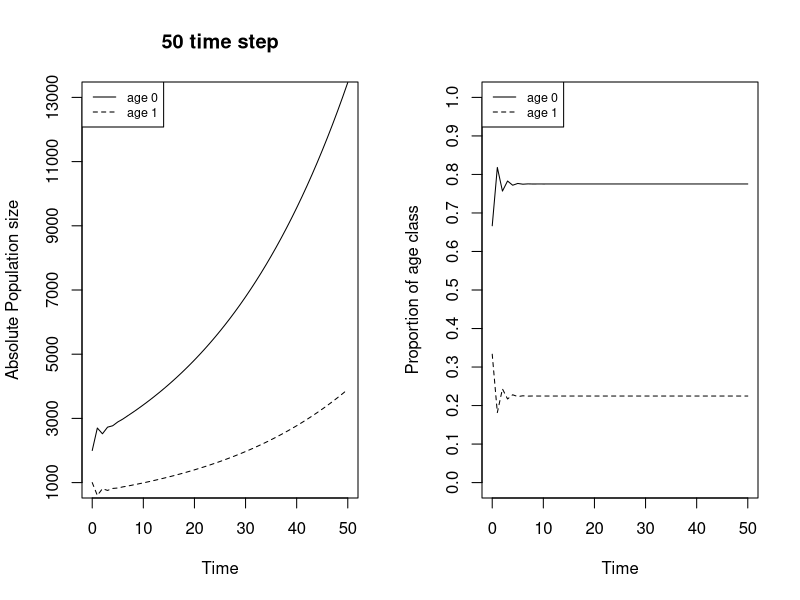
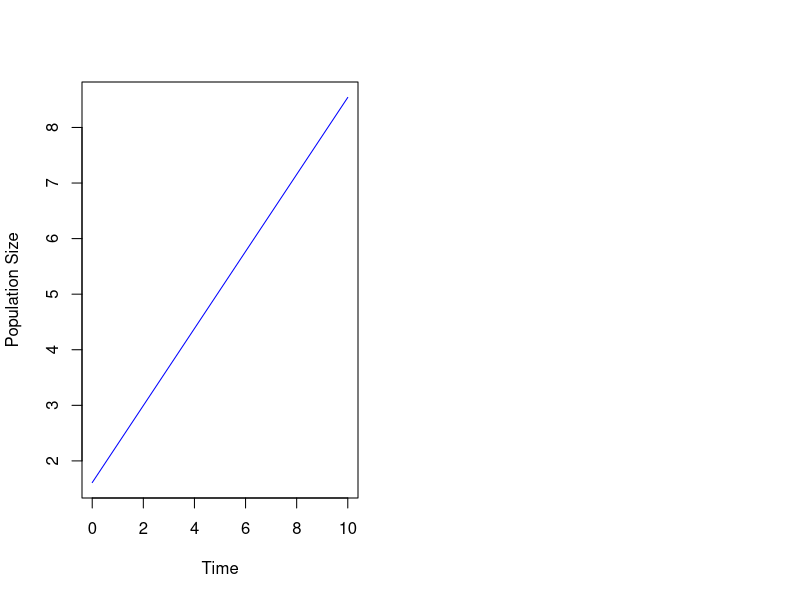

Write the R code that produced these figures, in order.
##Ecology problem set 2


#Eigenvalues and Eigenvectors

wombat_LM <- rbind(c(0.6, 1.5), c(0.3, 0)) #Leslie matrix
wombat_eigen <- eigen(wombat_LM)
wombat_eigen
#dominant eigen value
dom_ei_val <- wombat_eigen$values[1]
dom_ei_val
#stable age distribution
stable_age <- wombat_eigen$vectors[,1]/sum(wombat_eigen$vectors[,1]) #normalized
stable_age


###
n_2015 <- matrix(c(2000, 1000), nrow = 2, byrow = TRUE)
n_2016 <- wombat_LM %*% n_2015
n_2016


###
#proportion of pop growth 2067-2068
AA <- wombat_LM
tt <- 2067-2015
for (ii in 1:tt){
  AA <- wombat_LM %*% AA
}
n_2067 <- AA %*% n_2015
n_2067

tt <- 2068-2015
for (ii in 1:tt){
  AA <- wombat_LM %*% AA
}
n_2068 <- AA %*% n_2015
n_2068
sum(n_2068)/sum(n_2067)

#proportion of pop growth 2068-2069
tt <- 2069-2015
for (ii in 1:tt){
  AA <- wombat_LM %*% AA
}
n_2069 <- AA %*% n_2015
sum(n_2069)/sum(n_2068)



###
nn_0 <- n_2015
pop <- nn_0
nn <- nn_0
for (ii in 1:50){
  pop <- wombat_LM%*%pop
  nn <- cbind(nn, pop)
}
nn
par(mfrow = c(1, 2))
plot(0:50, nn[1, ], type = "l", lty = 1 , ylim = c(1000, 13000), yaxt = "n", xlab = "Time", ylab = "Absolute Population size", main = "50 time step")
lines(0:50, nn[2, ], lty = 2)
axis(side = 2, at = seq(1000, 13000, by=2000))
legend("topleft", lty = c(1, 2) ,legend = c("age 0","age 1"), cex = 0.75)

plot(0:50, nn[1, ]/(nn[1, ]+nn[2, ]), type = "l", yaxt = "n", ylim = c(0, 1), lty = 1, xlab = "Time", ylab = "Proportion of age class")
axis(side = 2, at = seq(0, 1, by=0.1))
lines(0:50, nn[2, ]/(nn[1, ]+nn[2, ]), lty = 2)
legend("topleft", lty = c(1, 2),legend = c("age 0","age 1"), cex = 0.75)


###
#absolute increase of 0.01 in b0
wombat_LM1 <- rbind(c(0.61, 1.5), c(0.3, 0))
wombat_eigen1 <- eigen(wombat_LM1)
wombat_eigen1$values[1]
#absolute increase of 0.01 in s0
wombat_LM2 <- rbind(c(0.61, 1.5), c(0.31, 0))
wombat_eigen2 <- eigen(wombat_LM2)
wombat_eigen2$values[1]
#Does 0.01 increase in b0 have greater impact on lamba than 0.01 increase in s0?
wombat_eigen1$values[1] - wombat_eigen$values[1] > wombat_eigen2$values[1] - wombat_eigen$values[1]

# 1% increase in b0
wombat_LM3 <- rbind(c(0.6*1.01, 1.5), c(0.3, 0))
wombat_eigen3 <- eigen(wombat_LM3)
wombat_eigen3$values[1]
# 1% increase in s0
wombat_LM4 <- rbind(c(0.6, 1.5), c(0.3*1.01, 0))
wombat_eigen4 <- eigen(wombat_LM4)
wombat_eigen4$values[1]
#Does 1% increase in b0 have greater impact on lamba than 1% increase in s0?
wombat_eigen3$values[1] - wombat_eigen$values[1] > wombat_eigen4$values[1] - wombat_eigen$values[1]





###testbed###
no <- matrix(c(4,1),nrow=2)
N <- NULL
N <- cbind(N,no)
pop <- no
A <- matrix(c(1.5, 2, 0.5, 0), nrow = 2, byrow = TRUE)
for (i in 1:10){
  pop <- A%*%pop
  N <- cbind(N,pop)
}
plot(0:10,log(apply(N,2,sum)),type="l", col="blue", xlab="Time",
        ylab="Population Size")
N[1,]/N[2,]




